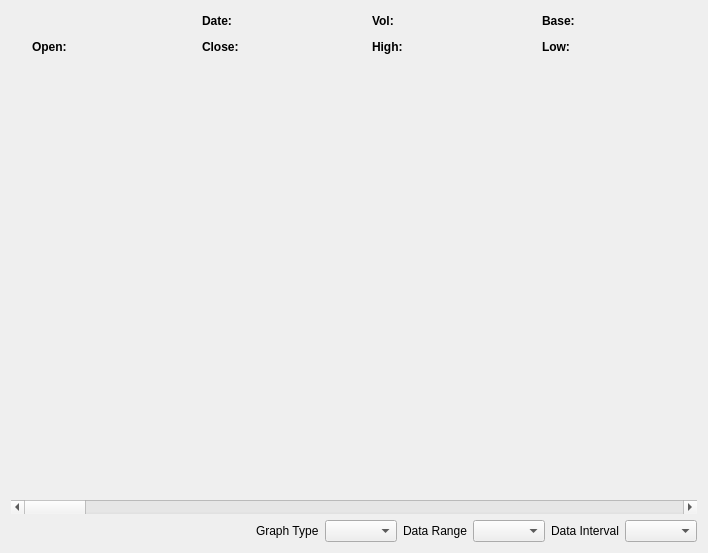
<?xml version="1.0" encoding="UTF-8"?>
<ui version="4.0">
 <class>TradingPlot</class>
 <widget class="QWidget" name="TradingPlot">
  <property name="geometry">
   <rect>
    <x>0</x>
    <y>0</y>
    <width>708</width>
    <height>553</height>
   </rect>
  </property>
  <property name="windowTitle">
   <string>Widget</string>
  </property>
  <layout class="QVBoxLayout" name="verticalLayout">
   <item>
    <layout class="QHBoxLayout" name="horizontalLayout_5">
     <property name="spacing">
      <number>15</number>
     </property>
     <item>
      <spacer name="horizontalSpacer_2">
       <property name="orientation">
        <enum>Qt::Horizontal</enum>
       </property>
       <property name="sizeHint" stdset="0">
        <size>
         <width>40</width>
         <height>20</height>
        </size>
       </property>
      </spacer>
     </item>
     <item>
      <layout class="QHBoxLayout" name="horizontalLayout_2">
       <property name="spacing">
        <number>0</number>
       </property>
       <item>
        <widget class="QLabel" name="labelDateTytle">
         <property name="minimumSize">
          <size>
           <width>45</width>
           <height>0</height>
          </size>
         </property>
         <property name="text">
          <string>&lt;b&gt;Date:&lt;/b&gt;</string>
         </property>
        </widget>
       </item>
       <item>
        <widget class="QLabel" name="labelDate">
         <property name="sizePolicy">
          <sizepolicy hsizetype="Fixed" vsizetype="Preferred">
           <horstretch>0</horstretch>
           <verstretch>0</verstretch>
          </sizepolicy>
         </property>
         <property name="minimumSize">
          <size>
           <width>110</width>
           <height>0</height>
          </size>
         </property>
         <property name="maximumSize">
          <size>
           <width>110</width>
           <height>16777215</height>
          </size>
         </property>
         <property name="text">
          <string/>
         </property>
        </widget>
       </item>
      </layout>
     </item>
     <item>
      <layout class="QHBoxLayout" name="horizontalLayout_3">
       <property name="spacing">
        <number>0</number>
       </property>
       <item>
        <widget class="QLabel" name="labelVolTytle">
         <property name="minimumSize">
          <size>
           <width>45</width>
           <height>0</height>
          </size>
         </property>
         <property name="text">
          <string>&lt;b&gt;Vol:&lt;/b&gt;</string>
         </property>
        </widget>
       </item>
       <item>
        <widget class="QLabel" name="labelVol">
         <property name="sizePolicy">
          <sizepolicy hsizetype="Fixed" vsizetype="Preferred">
           <horstretch>0</horstretch>
           <verstretch>0</verstretch>
          </sizepolicy>
         </property>
         <property name="minimumSize">
          <size>
           <width>110</width>
           <height>0</height>
          </size>
         </property>
         <property name="maximumSize">
          <size>
           <width>110</width>
           <height>16777215</height>
          </size>
         </property>
         <property name="text">
          <string/>
         </property>
        </widget>
       </item>
      </layout>
     </item>
     <item>
      <layout class="QHBoxLayout" name="horizontalLayout_4">
       <property name="spacing">
        <number>0</number>
       </property>
       <item>
        <widget class="QLabel" name="labelBaseTytle">
         <property name="minimumSize">
          <size>
           <width>45</width>
           <height>0</height>
          </size>
         </property>
         <property name="text">
          <string>&lt;b&gt;Base:&lt;/b&gt;</string>
         </property>
        </widget>
       </item>
       <item>
        <widget class="QLabel" name="labelBase">
         <property name="sizePolicy">
          <sizepolicy hsizetype="Fixed" vsizetype="Preferred">
           <horstretch>0</horstretch>
           <verstretch>0</verstretch>
          </sizepolicy>
         </property>
         <property name="minimumSize">
          <size>
           <width>110</width>
           <height>0</height>
          </size>
         </property>
         <property name="maximumSize">
          <size>
           <width>110</width>
           <height>16777215</height>
          </size>
         </property>
         <property name="text">
          <string/>
         </property>
        </widget>
       </item>
      </layout>
     </item>
    </layout>
   </item>
   <item>
    <layout class="QHBoxLayout" name="horizontalLayout_10">
     <property name="spacing">
      <number>15</number>
     </property>
     <item>
      <spacer name="horizontalSpacer_3">
       <property name="orientation">
        <enum>Qt::Horizontal</enum>
       </property>
       <property name="sizeHint" stdset="0">
        <size>
         <width>40</width>
         <height>20</height>
        </size>
       </property>
      </spacer>
     </item>
     <item>
      <layout class="QHBoxLayout" name="horizontalLayout_6">
       <property name="spacing">
        <number>0</number>
       </property>
       <item>
        <widget class="QLabel" name="labelOpenTytle">
         <property name="minimumSize">
          <size>
           <width>45</width>
           <height>0</height>
          </size>
         </property>
         <property name="text">
          <string>&lt;b&gt;Open:&lt;/b&gt;</string>
         </property>
        </widget>
       </item>
       <item>
        <widget class="QLabel" name="labelOpen">
         <property name="sizePolicy">
          <sizepolicy hsizetype="Fixed" vsizetype="Preferred">
           <horstretch>0</horstretch>
           <verstretch>0</verstretch>
          </sizepolicy>
         </property>
         <property name="minimumSize">
          <size>
           <width>110</width>
           <height>0</height>
          </size>
         </property>
         <property name="maximumSize">
          <size>
           <width>110</width>
           <height>16777215</height>
          </size>
         </property>
         <property name="text">
          <string/>
         </property>
        </widget>
       </item>
      </layout>
     </item>
     <item>
      <layout class="QHBoxLayout" name="horizontalLayout_7">
       <property name="spacing">
        <number>0</number>
       </property>
       <item>
        <widget class="QLabel" name="labelCloseTytle">
         <property name="minimumSize">
          <size>
           <width>45</width>
           <height>0</height>
          </size>
         </property>
         <property name="text">
          <string>&lt;b&gt;Close:&lt;/b&gt;</string>
         </property>
        </widget>
       </item>
       <item>
        <widget class="QLabel" name="labelClose">
         <property name="sizePolicy">
          <sizepolicy hsizetype="Fixed" vsizetype="Preferred">
           <horstretch>0</horstretch>
           <verstretch>0</verstretch>
          </sizepolicy>
         </property>
         <property name="minimumSize">
          <size>
           <width>110</width>
           <height>0</height>
          </size>
         </property>
         <property name="maximumSize">
          <size>
           <width>110</width>
           <height>16777215</height>
          </size>
         </property>
         <property name="text">
          <string/>
         </property>
        </widget>
       </item>
      </layout>
     </item>
     <item>
      <layout class="QHBoxLayout" name="horizontalLayout_8">
       <property name="spacing">
        <number>0</number>
       </property>
       <item>
        <widget class="QLabel" name="labelHighTytle">
         <property name="minimumSize">
          <size>
           <width>45</width>
           <height>0</height>
          </size>
         </property>
         <property name="text">
          <string>&lt;b&gt;High:&lt;/b&gt;</string>
         </property>
        </widget>
       </item>
       <item>
        <widget class="QLabel" name="labelHigh">
         <property name="sizePolicy">
          <sizepolicy hsizetype="Fixed" vsizetype="Preferred">
           <horstretch>0</horstretch>
           <verstretch>0</verstretch>
          </sizepolicy>
         </property>
         <property name="minimumSize">
          <size>
           <width>110</width>
           <height>0</height>
          </size>
         </property>
         <property name="maximumSize">
          <size>
           <width>110</width>
           <height>16777215</height>
          </size>
         </property>
         <property name="text">
          <string/>
         </property>
        </widget>
       </item>
      </layout>
     </item>
     <item>
      <layout class="QHBoxLayout" name="horizontalLayout_9">
       <property name="spacing">
        <number>0</number>
       </property>
       <item>
        <widget class="QLabel" name="labelLowTytle">
         <property name="minimumSize">
          <size>
           <width>45</width>
           <height>0</height>
          </size>
         </property>
         <property name="text">
          <string>&lt;b&gt;Low:&lt;/b&gt;</string>
         </property>
        </widget>
       </item>
       <item>
        <widget class="QLabel" name="labelLow">
         <property name="sizePolicy">
          <sizepolicy hsizetype="Fixed" vsizetype="Preferred">
           <horstretch>0</horstretch>
           <verstretch>0</verstretch>
          </sizepolicy>
         </property>
         <property name="minimumSize">
          <size>
           <width>110</width>
           <height>0</height>
          </size>
         </property>
         <property name="maximumSize">
          <size>
           <width>110</width>
           <height>16777215</height>
          </size>
         </property>
         <property name="text">
          <string/>
         </property>
        </widget>
       </item>
      </layout>
     </item>
    </layout>
   </item>
   <item>
    <widget class="QCustomPlot" name="priceChart" native="true">
     <property name="sizePolicy">
      <sizepolicy hsizetype="Expanding" vsizetype="Expanding">
       <horstretch>0</horstretch>
       <verstretch>0</verstretch>
      </sizepolicy>
     </property>
     <property name="sizeIncrement">
      <size>
       <width>0</width>
       <height>1</height>
      </size>
     </property>
    </widget>
   </item>
   <item>
    <widget class="QScrollBar" name="horPriceChartScrollBar">
     <property name="sizePolicy">
      <sizepolicy hsizetype="Expanding" vsizetype="Fixed">
       <horstretch>0</horstretch>
       <verstretch>0</verstretch>
      </sizepolicy>
     </property>
     <property name="orientation">
      <enum>Qt::Horizontal</enum>
     </property>
    </widget>
   </item>
   <item>
    <layout class="QHBoxLayout" name="horizontalLayout">
     <item>
      <spacer name="horizontalSpacer">
       <property name="orientation">
        <enum>Qt::Horizontal</enum>
       </property>
       <property name="sizeHint" stdset="0">
        <size>
         <width>40</width>
         <height>20</height>
        </size>
       </property>
      </spacer>
     </item>
     <item>
      <widget class="QLabel" name="labelGraphType">
       <property name="text">
        <string>Graph Type</string>
       </property>
      </widget>
     </item>
     <item>
      <widget class="QComboBox" name="comboBoxGraphType">
       <property name="toolTip">
        <string/>
       </property>
      </widget>
     </item>
     <item>
      <widget class="QLabel" name="labelDataRange">
       <property name="text">
        <string>Data Range</string>
       </property>
      </widget>
     </item>
     <item>
      <widget class="QComboBox" name="comboBoxDataRange">
       <property name="toolTip">
        <string/>
       </property>
      </widget>
     </item>
     <item>
      <widget class="QLabel" name="labelDataInterval">
       <property name="text">
        <string>Data Interval</string>
       </property>
      </widget>
     </item>
     <item>
      <widget class="QComboBox" name="comboBoxDataInterval">
       <property name="toolTip">
        <string/>
       </property>
      </widget>
     </item>
    </layout>
   </item>
  </layout>
 </widget>
 <layoutdefault spacing="6" margin="11"/>
 <customwidgets>
  <customwidget>
   <class>QCustomPlot</class>
   <extends>QWidget</extends>
   <header>qcustomplot.h</header>
   <container>1</container>
  </customwidget>
 </customwidgets>
 <resources/>
 <connections/>
</ui>
